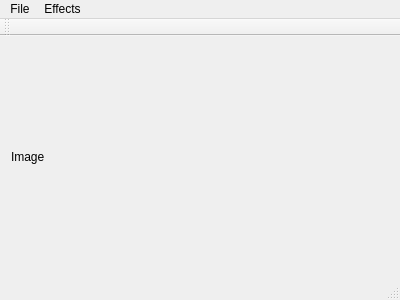
<?xml version="1.0" encoding="UTF-8"?>
<ui version="4.0">
 <class>MainWindow</class>
 <widget class="QMainWindow" name="MainWindow">
  <property name="geometry">
   <rect>
    <x>0</x>
    <y>0</y>
    <width>400</width>
    <height>300</height>
   </rect>
  </property>
  <property name="windowTitle">
   <string>MainWindow</string>
  </property>
  <widget class="QWidget" name="centralWidget">
   <layout class="QVBoxLayout" name="verticalLayout">
    <item>
     <widget class="QOpenCVPreview" name="image">
      <property name="sizePolicy">
       <sizepolicy hsizetype="Maximum" vsizetype="Maximum">
        <horstretch>0</horstretch>
        <verstretch>0</verstretch>
       </sizepolicy>
      </property>
      <property name="text">
       <string>Image</string>
      </property>
     </widget>
    </item>
   </layout>
  </widget>
  <widget class="QMenuBar" name="menuBar">
   <property name="geometry">
    <rect>
     <x>0</x>
     <y>0</y>
     <width>400</width>
     <height>21</height>
    </rect>
   </property>
   <widget class="QMenu" name="menuEffects">
    <property name="enabled">
     <bool>true</bool>
    </property>
    <property name="title">
     <string>Effects</string>
    </property>
    <addaction name="actionBlurMore"/>
    <addaction name="actionGrayscale"/>
   </widget>
   <widget class="QMenu" name="menuFile">
    <property name="title">
     <string>File</string>
    </property>
    <addaction name="actionOpen"/>
   </widget>
   <addaction name="menuFile"/>
   <addaction name="menuEffects"/>
  </widget>
  <widget class="QToolBar" name="mainToolBar">
   <attribute name="toolBarArea">
    <enum>TopToolBarArea</enum>
   </attribute>
   <attribute name="toolBarBreak">
    <bool>false</bool>
   </attribute>
  </widget>
  <widget class="QStatusBar" name="statusBar"/>
  <action name="actionBlur">
   <property name="text">
    <string>Blur</string>
   </property>
   <property name="shortcut">
    <string>Alt+R</string>
   </property>
  </action>
  <action name="actionOpen">
   <property name="text">
    <string>Open...</string>
   </property>
   <property name="shortcut">
    <string>Ctrl+O</string>
   </property>
  </action>
  <action name="actionGrayscale">
   <property name="text">
    <string>Grayscale</string>
   </property>
   <property name="shortcut">
    <string>Alt+G</string>
   </property>
  </action>
  <action name="actionBlurMore">
   <property name="enabled">
    <bool>true</bool>
   </property>
   <property name="text">
    <string>Blur...</string>
   </property>
   <property name="shortcut">
    <string>Alt+B</string>
   </property>
  </action>
 </widget>
 <layoutdefault spacing="6" margin="11"/>
 <customwidgets>
  <customwidget>
   <class>QOpenCVPreview</class>
   <extends>QLabel</extends>
   <header>QOpenCVPreview.h</header>
  </customwidget>
 </customwidgets>
 <resources/>
 <connections/>
</ui>
